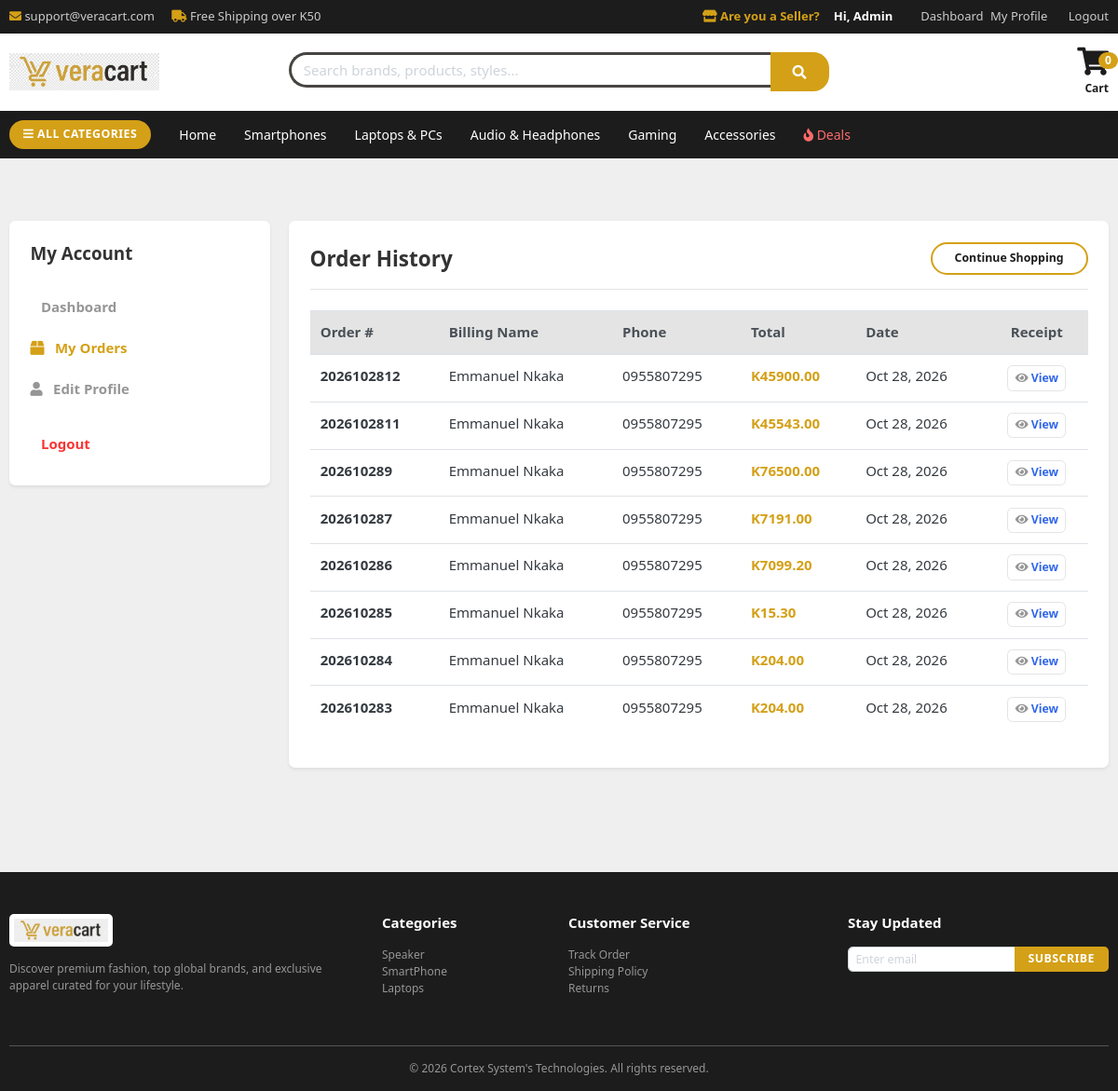
Screenshot of /dashboard/my_orders/ (signed in) with the database file from the repository.
### accounts/models.py (models this page shows, shortened)
class Account(AbstractBaseUser):
    first_name = models.CharField(max_length=50)
    last_name = models.CharField(max_length=50)
    username = models.CharField(max_length=50, unique=True)
    email = models.EmailField(max_length=90, unique=True)
    phone_number = models.CharField(max_length=50)
    date_joined = models.DateTimeField(auto_now_add=True)
    last_login = models.DateTimeField(auto_now_add=True)
    is_admin = models.BooleanField(default=False)
    is_staff = models.BooleanField(default=False)
    is_active = models.BooleanField(default=True) # Changed default to True
    is_superadmin = models.BooleanField(default=False)
    is_seller = models.BooleanField(default=False)
    USERNAME_FIELD = 'email'
    REQUIRED_FIELDS = ['username', 'first_name', 'last_name']
    objects = MyAccountManager()

### orders/models.py (models this page shows, shortened)
class Order(models.Model):
    STATUS = (
        ('New', 'New'),
        ('Accepted', 'Accepted'),
        ('Completed', 'Completed'),
        ('Cancelled', 'Cancelled'),
    )
    user = models.ForeignKey(Account, on_delete=models.SET_NULL, null=True)
    payment = models.ForeignKey(Payment, on_delete=models.SET_NULL, blank=True, null=True)
    order_number = models.CharField(max_length=20)
    first_name = models.CharField(max_length=50)
    last_name = models.CharField(max_length=50)
    phone = models.CharField(max_length=15)
    email = models.EmailField(max_length=50)
    address_line_1 = models.CharField(max_length=50)
    address_line_2 = models.CharField(max_length=50, blank=True)
    country = models.CharField(max_length=50)
    state = models.CharField(max_length=50)
    city = models.CharField(max_length=50)
    order_note = models.CharField(max_length=100, blank=True)
    order_total = models.FloatField()
    tax = models.FloatField()
    status = models.CharField(max_length=10, choices=STATUS, default='New')
    ip = models.CharField(blank=True, max_length=20)
    is_ordered = models.BooleanField(default=False)
    created_at = models.DateTimeField(auto_now_add=True)
    updated_at = models.DateTimeField(auto_now=True)
    def full_name(self):
        return f'{self.first_name} {self.last_name}'

### dashboard/views.py (the view)
# urls.py: path('my_orders/', views.my_orders, name='my_orders'),
@login_required(login_url='login')
def my_orders(request):
    orders = Order.objects.filter(user=request.user, is_ordered=True).order_by('-created_at')
    context = {'orders': orders}
    return render(request, 'dashboard/my_orders.html', context)

### carts/context_processors.py (called while the page is built)
def counter(request):
    cart_count = 0
    if 'admin' in request.path:
        return {}
    else:
        try:
            cart = Cart.objects.filter(cart_id=_cart_id(request))
            cart_items = CartItem.objects.all().filter(cart=cart[:1])
            for cart_item in cart_items:
                cart_count += cart_item.quantity
        except Cart.DoesNotExist:
            cart_count = 0
    return dict(cart_count=cart_count)

### carts/views.py (called while the page is built)
def _cart_id(request):
    cart = request.session.session_key
    if not cart:
        cart = request.session.create()
    return cart

### category/context_processors.py (called while the page is built)
def menu_links(request):
    links = Category.objects.all()
    return dict(links=links)

### templates/dashboard/my_orders.html (shortened to what this page needs)
{% extends 'base.html' %}
{% load static %}
{% block content %}
<div class="container py-5">
    <div class="row">
        <div class="col-md-3 mb-4">
            <div class="card border-0 shadow-sm rounded-lg">
                <div class="card-body p-4">
                    <h5 class="font-weight-bold mb-4">My Account</h5>
                    <div class="list-group list-group-flush">
                        <a href="{% url 'dashboard' %}" class="list-group-item list-group-item-action border-0 px-0 text-muted font-weight-bold">
                             Dashboard
                        </a>
                        <a href="{% url 'my_orders' %}" class="list-group-item list-group-item-action border-0 px-0 font-weight-bold" style="color: var(--brand-gold);">
                            <i class="fa fa-box mr-2"></i> My Orders
                        </a>
                        <a href="{% url 'edit_profile' %}" class="list-group-item list-group-item-action border-0 px-0 text-muted font-weight-bold">
                            <i class="fa fa-user mr-2"></i> Edit Profile
                        </a>
                        <a href="{% url 'logout' %}" class="list-group-item list-group-item-action border-0 px-0 text-danger font-weight-bold mt-3">
                             Logout
                        </a>
                    </div>
                </div>
            </div>
        </div>
        <div class="col-md-9">
            <div class="card border-0 shadow-sm rounded-lg">
                <div class="card-body p-4">
                    <div class="d-flex justify-content-between align-items-center border-bottom pb-3 mb-4">
                        <h4 class="font-weight-bold mb-0">Order History</h4>
                        <a href="{% url 'store' %}" class="btn btn-sm btn-outline-gold">Continue Shopping</a>
                    </div>
                    {% if orders %}
                    <div class="table-responsive">
                        <table class="table table-hover align-middle">
                            <thead class="thead-light">
                                <tr>
                                    <th>Order #</th>
                                    <th>Billing Name</th>
                                    <th>Phone</th>
                                    <th>Total</th>
                                    <th>Date</th>
                                    <th class="text-center">Receipt</th>
                                </tr>
                            </thead>
                            <tbody>
                                {% for order in orders %}
                                <tr>
                                    <td class="font-weight-bold">{{ order.order_number }}</td>
                                    <td>{{ order.full_name }}</td>
                                    <td>{{ order.phone }}</td>
                                    <td class="font-weight-bold" style="color: var(--brand-gold);">K{{ order.order_total|floatformat:2 }}</td>
                                    <td>{{ order.created_at|date:"M d, Y" }}</td>
                                    <td class="text-center">
                                        <a href="{% url 'order_detail' order.id %}" class="btn btn-sm btn-light border font-weight-bold text-primary">
                                            <i class="fa fa-eye"></i> View
                                        </a>
                                    </td>
                                </tr>
                                {% endfor %}
                            </tbody>
                        </table>
                    </div>
                    {% endif %}
                </div>
            </div>
        </div>
    </div>
</div>
{% endblock %}

### templates/includes/navbar.html
{% load static %}
<div class="top-bar">
  <div class="container d-flex justify-content-between align-items-center">
    <div>
      <span class="mr-3"
        ><i class="fa fa-envelope" style="color: var(--brand-gold)"></i>
        support@veracart.com</span
      >
      <span
        ><i class="fa fa-truck" style="color: var(--brand-gold)"></i> Free
        Shipping over K50</span
      >
    </div>
    <div class="d-flex align-items-center">
      {% if not request.user.is_authenticated or request.user.is_seller %}
      <a
        href="{% url 'add_product' %}"
        class="mr-3 font-weight-bold"
        style="color: var(--brand-gold)"
      >
        <i class="fa fa-store"></i> Are you a Seller?
      </a>
      {% endif %} {% if request.user.is_authenticated %}
      <span style="color: #fff; font-weight: bold; margin-right: 15px"
        >Hi, {{ request.user.first_name }}</span
      >
      <a href="{% url 'dashboard' %}">Dashboard</a>
      <a href="{% url 'edit_profile' %}" class="mx-2">My Profile</a>
      <a href="{% url 'logout' %}">Logout</a>
      {% else %}
      <a href="{% url 'login' %}"
        ><i class="fa fa-user"></i> Sign In / Register</a
      >
      {% endif %}
    </div>
  </div>
</div>
<div class="main-nav sticky-top">
  <div class="container">
    <div class="row align-items-center">
      <div class="col-md-3">
        <a href="{% url 'home' %}">
          <img
            src="{% static 'images/logo.png' %}"
            alt="Veracart Logo"
            style="height: 40px; width: auto"
          />
        </a>
      </div>
      <div class="col-md-6 my-3 my-md-0">
        <form action="{% url 'store' %}" method="GET">
          <div class="input-group">
            <input
              type="text"
              name="keyword"
              class="form-control border-right-0"
              placeholder="Search brands, products, styles..."
              style="border-radius: 25px 0 0 25px; border: 3px solid #464542"
            />
            <div class="input-group-append">
              <button
                class="btn btn-gold"
                type="submit"
                style="border-radius: 0 17px 17px 0"
              >
                <i class="fa fa-search"></i>
              </button>
            </div>
          </div>
        </form>
      </div>
      <div class="col-md-3 text-right">
        <a
          href="{% url 'cart' %}"
          class="text-decoration-none position-relative"
          style="color: var(--brand-dark)"
        >
          <i class="fa fa-shopping-cart fa-2x"></i>
          <span
            class="badge badge-pill position-absolute"
            style="
              background: var(--brand-gold);
              color: #fff;
              top: -5px;
              right: -10px;
              font-size: 12px;
            "
          >
            {{ cart_count }}
          </span>
          <div class="small font-weight-bold mt-1">Cart</div>
        </a>
      </div>
    </div>
  </div>
</div>
<div class="category-bar">
  <div class="container d-flex align-items-center">
    <a
      href="{% url 'store' %}"
      class="btn btn-gold mr-3 btn-sm"
      style="padding: 8px 15px"
    >
      <i class="fa fa-bars"></i> ALL CATEGORIES
    </a>
    <ul class="nav">
      <li class="nav-item">
        <a class="nav-link" href="{% url 'home' %}">Home</a>
      </li>
      <li class="nav-item">
        <a
          class="nav-link"
          href="{% url 'products_by_category' 'smartphones' %}"
          >Smartphones</a
        >
      </li>
      <li class="nav-item">
        <a class="nav-link" href="{% url 'products_by_category' 'laptops' %}"
          >Laptops & PCs</a
        >
      </li>
      <li class="nav-item">
        <a class="nav-link" href="{% url 'products_by_category' 'audio' %}"
          >Audio & Headphones</a
        >
      </li>
      <li class="nav-item">
        <a class="nav-link" href="{% url 'products_by_category' 'gaming' %}"
          >Gaming</a
        >
      </li>
      <li class="nav-item">
        <a
          class="nav-link"
          href="{% url 'products_by_category' 'accessories' %}"
          >Accessories</a
        >
      </li>
      <li class="nav-item">
        <a
          class="nav-link"
          style="color: #ff6b6b"
          href="{% url 'store' %}?deals=true"
          ><i class="fa fa-fire"></i> Deals</a
        >
      </li>
    </ul>
  </div>
</div>

### static/css/ui.css (style rules this page uses)
html { font-family: "Inter", sans-serif; font-size: 15px; }
.btn-light { background-color: #fff; border-color: #e4e4e4; }
.btn-light i { color: #969696; }

### templates/base.html (style rules this page uses)
body { font-family: "Segoe UI", Tahoma, Geneva, Verdana, sans-serif; background-color: #efefef; color: #333; }
:root { --brand-gold: #d4a017; --brand-gold-hover: #b8860b; --brand-dark: #1c1c1c; }
.btn-gold { background-color: var(--brand-gold); color: #fff; font-weight: 700; border-radius: 30px; padding: 10px 24px; transition: all 0.3s ease; border: none; text-transform: uppercase; letter-spacing: 0.5px; }
.btn-outline-gold { border: 2px solid var(--brand-gold); color: var(--brand-dark); font-weight: 700; border-radius: 30px; padding: 8px 24px; transition: all 0.3s ease; }
.top-bar { background-color: var(--brand-dark); color: #ccc; font-size: 13px; padding: 8px 0; }
.top-bar a { color: #ccc; text-decoration: none; margin-left: 15px; }
.main-nav { background-color: #fff; box-shadow: 0 2px 10px rgba(0, 0, 0, 0.05); padding: 15px 0; }
.category-bar { background-color: var(--brand-dark); padding: 10px 0; }
.category-bar .nav-link { color: #fff; font-weight: 500; font-size: 14px; padding: 5px 15px; }

### rows the page displays
Account: user.first_name "Admin"
Order: order_number "2026102812", full_name "Emmanuel Nkaka", phone "0955807295", order_total "45900.00", created_at "Oct 28, 2026"
Order: order_number "2026102811", full_name "Emmanuel Nkaka", phone "0955807295", order_total "45543.00", created_at "Oct 28, 2026"
Order: order_number "202610289", full_name "Emmanuel Nkaka", phone "0955807295", order_total "76500.00", created_at "Oct 28, 2026"
Order: order_number "202610287", full_name "Emmanuel Nkaka", phone "0955807295", order_total "7191.00", created_at "Oct 28, 2026"
Order: order_number "202610286", full_name "Emmanuel Nkaka", phone "0955807295", order_total "7099.20", created_at "Oct 28, 2026"
Order: order_number "202610285", full_name "Emmanuel Nkaka", phone "0955807295", order_total "15.30", created_at "Oct 28, 2026"
Order: order_number "202610284", full_name "Emmanuel Nkaka", phone "0955807295", order_total "204.00", created_at "Oct 28, 2026"
Order: order_number "202610283", full_name "Emmanuel Nkaka", phone "0955807295", order_total "204.00", created_at "Oct 28, 2026"

### other values shown
{{ cart_count }} "0"
